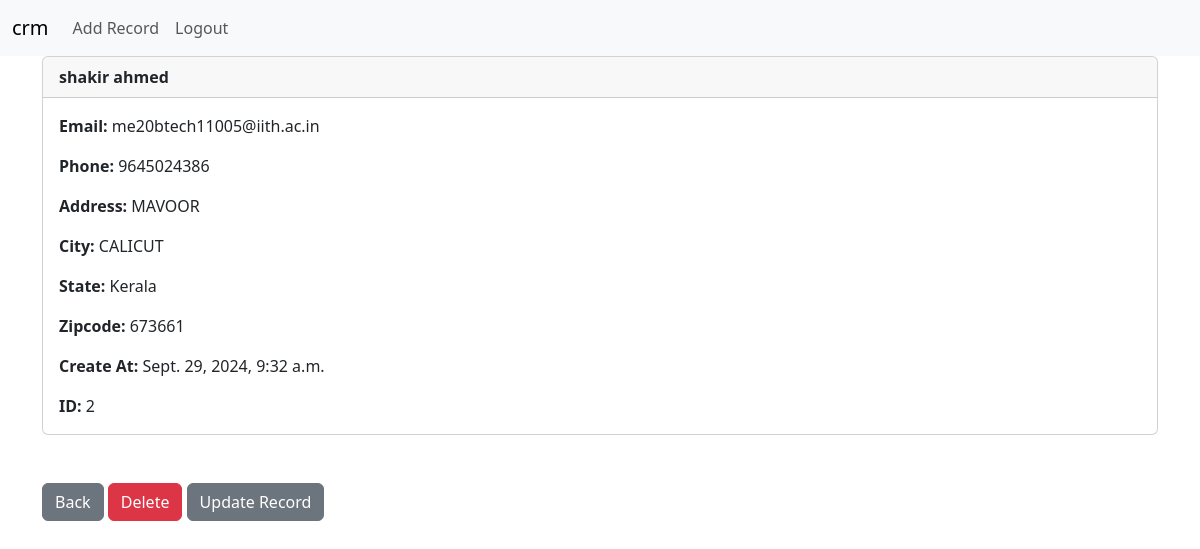
The page /record/2 (signed in) on the database its author committed.
### website/models.py (models this page shows, shortened)
class Record(models.Model):
    created_at = models.DateTimeField(auto_now_add=True)
    first_name = models.CharField(max_length=50)
    last_name =  models.CharField(max_length=50)
    email =  models.CharField(max_length=100)
    phone = models.CharField(max_length=15)
    address =  models.CharField(max_length=100)
    city =  models.CharField(max_length=50)
    state =  models.CharField(max_length=50)
    zipcode =  models.CharField(max_length=20)

### website/views.py (the view)
# urls.py: path('record/<int:pk>', views.customer_record,name = 'record'),
def customer_record(request,pk):
    if request.user.is_authenticated:
        customer_record = Record.objects.get(id = pk)
        return render(request, 'record.html', {'customer_record':customer_record})
    else:
        messages.success(request,"you must be logged in")
        return redirect('home')

### website/templates/record.html
{% extends 'base.html' %}
{% block content %}
<div class="card">
  <div class="card-header"><strong>
    	{{ customer_record.first_name }}
		{{ customer_record.last_name }}</strong>
  </div>
  <div class="card-body">
<p class="card-text">
<strong>Email: </strong>{{ customer_record.email }}</p>
<p class="card-text">
<strong>Phone: </strong>{{ customer_record.phone }}
</p>
<p class="card-text">
<strong>Address: </strong>{{ customer_record.address }}</p>
<p class="card-text">
<strong>City: </strong>{{ customer_record.city }}</p>
<p class="card-text">
<strong>State: </strong>{{ customer_record.state }}</p>
<p class="card-text">
<strong>Zipcode: </strong>{{ customer_record.zipcode }}</p>
<p class="card-text">
<strong>Create At: </strong>{{ customer_record.created_at }}</p>
<p class="card-text">
<strong>ID: </strong>{{ customer_record.id }}</p>
  </div>
</div>
<br/><br/>
<a href="{% url 'home' %}" class="btn btn-secondary">Back</a>
<a href="{% url 'delete_customer' customer_record.id %}" class="btn btn-danger">Delete</a>
<a href = "{% url 'update_record' customer_record.id  %}" class = "btn btn-secondary">Update Record</a>
{% endblock %}

### rows shown on the page
Record: first_name "shakir", last_name "ahmed", email "me20btech11005@iith.ac.in", phone "9645024386", address "MAVOOR", city "CALICUT", state "Kerala", zipcode "673661", created_at "Sept. 29, 2024, 9:32 a.m.", id "2"
